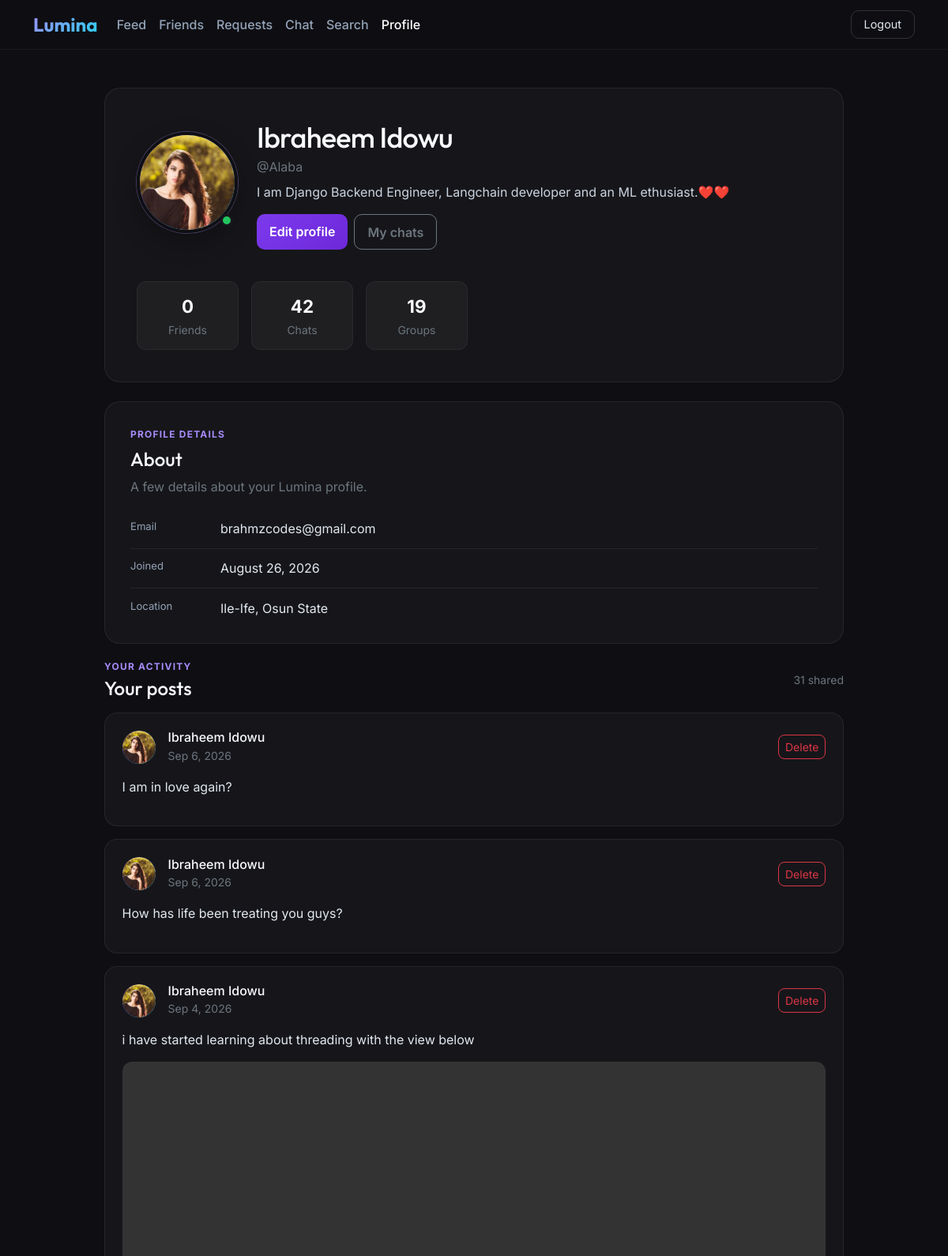
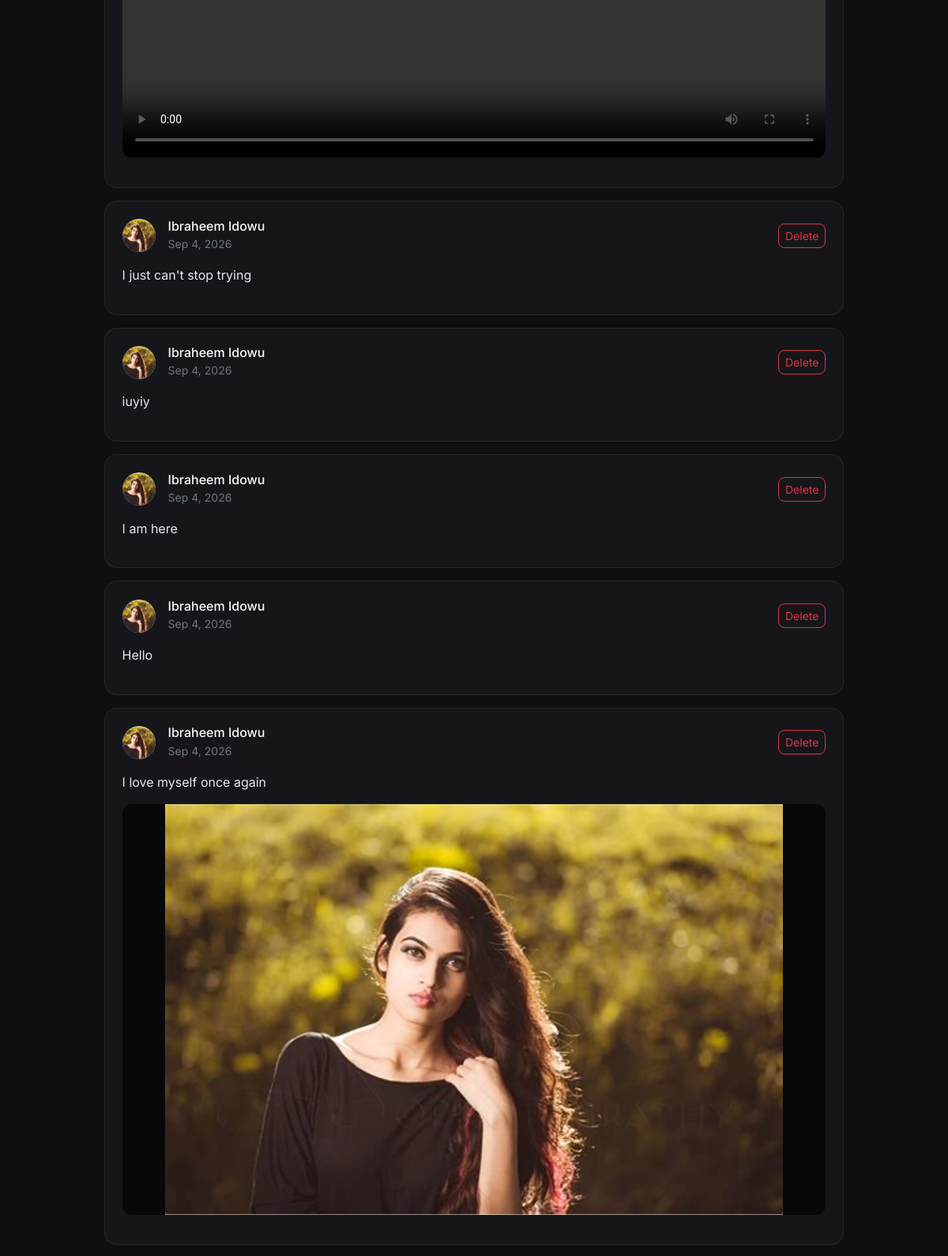
/view-my-profile/ (signed in, upper part), run on the app's committed database (2 pictures, top to bottom).
### accounts/models.py (models this page shows)
class Profile(models.Model):
    user = models.OneToOneField(User,on_delete=models.CASCADE,related_name='profile')
    location = models.CharField(max_length=100, blank=True, null=True)
    about = models.CharField(max_length=255, blank=True, null=True)
    joined_at = models.DateTimeField(auto_now_add=True)
    profile_photo = models.ImageField(upload_to='photos/%Y/%m/%d', validators=[FileExtensionValidator(allowed_extensions=['jpg', 'jpeg', 'png', 'webp'])], null=True, blank=True)
    friends = models.ManyToManyField(to=User, blank=True, related_name='friends')
    def count_friends(self):
        return self.friends.count()

class Post(models.Model):
    author = models.ForeignKey(User, on_delete=models.CASCADE, related_name='posts')
    text = models.TextField(blank=True,null=True)
    audio = models.FileField(upload_to='posts/audios/', blank=True, null=True)
    video = models.FileField(upload_to='posts/videos/', blank=True, null=True)
    image = models.ImageField(upload_to='posts/images/', blank=True, null=True)
    created_at = models.DateTimeField(auto_now_add=True)

### accounts/views.py (the view)
# urls.py: path('view-my-profile/', views.profile_view, name='profile_view'),
@login_required
def profile_view(request):
    user = request.user
    profile = Profile.objects.get(user=user)
    posts = Post.objects.filter(author=user).order_by('-created_at')
    return render(request, 'accounts/profile.html', {'user':user, 'profile':profile, 'posts':posts})

### accounts/templates/accounts/profile.html (shortened to what this page needs)
{% load static %}
<!DOCTYPE html>
<html lang="en">
<head>
  <link href="{% static 'css/bootstrap.min.css' %}" rel="stylesheet">
</head>
<body>
  <nav class="navbar navbar-expand-lg sticky-top">
    <div class="container">
      <a class="navbar-brand" href="{% url 'accounts:home' %}">Lumina</a>
      <div class="collapse navbar-collapse" id="nav">
        <ul class="navbar-nav me-auto mb-2 mb-lg-0">
          <li class="nav-item"><a class="nav-link" href="{% url 'accounts:home' %}">Feed</a></li>
          <li class="nav-item"><a class="nav-link" href="{% url 'friends:friends_list' %}">Friends</a></li>
          <li class="nav-item"><a class="nav-link" href="{% url 'friends:friend_requests' %}">Requests</a></li>
          <li class="nav-item"><a class="nav-link" href="{% url 'chats:chat_list'%}">Chat</a></li>
          <li class="nav-item"><a class="nav-link" href="{% url 'accounts:search' %}">Search</a></li>
          <li class="nav-item"><a class="nav-link active" href="{% url 'accounts:profile_view' %}">Profile</a></li>
        </ul>
        <a href="{% url 'accounts:logout' %}" class="btn btn-logout">Logout</a>
      </div>
    </div>
  </nav>
  <main class="container profile-shell py-4 py-md-5">
    <div class="profile-header text-center text-md-start">
      <div class="row align-items-center">
        <div class="col-md-auto mb-4 mb-md-0 text-center">
          <div class="avatar-wrap">
            <img src="{% if profile.profile_photo %}{{ profile.profile_photo.url }}{% else %}{% static 'user-default.jpg' %}{% endif %}" class="avatar-lg mx-auto d-block" alt="{{ user.get_full_name|default:user.username }} profile photo">
            <span class="profile-status" title="Online" aria-label="Online"></span>
          </div>
        </div>
        <div class="col-md">
          <h1 class="profile-name mb-1">{{ user.get_full_name|default:user.username }}</h1>
          <p class="text-secondary mb-2">@{{ user.username }}</p>
          <p class="profile-about mb-3">{{ profile.about|default:'Tell people a little about yourself.' }}</p>
          <div class="profile-actions d-flex gap-2 justify-content-center justify-content-md-start">
            <a href="{% url 'accounts:profile_edit' %}" class="btn btn-primary-lumina">Edit profile</a>
            <a href="{% url 'chats:chat_list' %}" class="btn btn-outline-secondary">My chats</a>
          </div>
        </div>
      </div>
      <div class="row g-3 mt-4">
        <div class="col-4 col-md-2">
          <div class="stat-box">
            <div class="stat-number"> {{ profile.count_friends }} </div>
            <small class="text-secondary">Friends</small>
          </div>
        </div>
        <div class="col-4 col-md-2">
          <div class="stat-box">
            <div class="stat-number">42</div>
            <small class="text-secondary">Chats</small>
          </div>
        </div>
        <div class="col-4 col-md-2">
          <div class="stat-box">
            <div class="stat-number">19</div>
            <small class="text-secondary">Groups</small>
          </div>
        </div>
      </div>
    </div>
    <section class="info-panel mt-4" aria-labelledby="about-title">
      <span class="info-title d-block mb-2">Profile details</span>
      <h2 id="about-title" class="h4 mb-2">About</h2>
      <p class="text-secondary mb-3">A few details about your Lumina profile.</p>
      <div class="info-row d-flex flex-column flex-sm-row gap-1 gap-sm-4">
        <span class="info-label flex-shrink-0" style="min-width: 90px;">Email</span>
        <span class="info-value">{{ user.email|default:'Not added yet' }}</span>
      </div>
      <div class="info-row d-flex flex-column flex-sm-row gap-1 gap-sm-4">
        <span class="info-label flex-shrink-0" style="min-width: 90px;">Joined</span>
        <span class="info-value">{{ profile.joined_at|date:"F j, Y" }}</span>
      </div>
      <div class="info-row d-flex flex-column flex-sm-row gap-1 gap-sm-4">
        <span class="info-label flex-shrink-0" style="min-width: 90px;">Location</span>
        <span class="info-value">{{ profile.location|default:'Not added yet' }}</span>
      </div>
    </section>
    <section class="posts-panel profile-posts" aria-labelledby="posts-title">
      <div class="d-flex align-items-center justify-content-between mb-3">
        <div>
          <span class="posts-heading d-block mb-1">Your activity</span>
          <h2 id="posts-title" class="h4 mb-0">Your posts</h2>
        </div>
        <span class="small text-secondary">{{ posts|length }} shared</span>
      </div>
      {% for post in posts %}
        {% include 'accounts/post.html' with show_delete=True %}
      {% empty %}
        <div class="info-panel text-center">
          <h3 class="h5 mb-2">No posts yet</h3>
          <p class="text-secondary mb-0">Share a thought, photo, video, or audio post from your feed.</p>
        </div>
      {% endfor %}
    </section>
  </main>
</body>
</html>

### accounts/templates/accounts/post.html (shortened to what this page needs)
{% load static %}
<article class="feed-card post-card mb-3">
	<div class="d-flex align-items-center gap-3 mb-3">
		<div class="avatar">
			{% if post.author.profile.profile_photo %}
				<img src="{{ post.author.profile.profile_photo.url }}" alt="{{ post.author.username }} profile photo">
			{% endif %}
		</div>
		<div class="flex-grow-1 min-width-0">
			<h6 class="mb-0 text-truncate">{{ post.author.get_full_name|default:post.author.username }}</h6>
			<small class="text-secondary">{{ post.created_at|date:"M j, Y" }}</small>
		</div>
		{% if show_delete %}
			<button type="button" class="btn btn-sm btn-outline-danger delete-post-btn" data-post-id="{{ post.id }}" data-action="delete-post" aria-label="Delete post from {{ post.created_at|date:'M j, Y' }}">Delete</button>
		{% endif %}
	</div>
	{% if post.text %}
		<p class="post-text mb-3">{{ post.text|linebreaksbr }}</p>
	{% endif %}
	{% if post.image %}
		<div class="post-media mb-3">
			<img src="{{ post.image.url }}" alt="Image shared by {{ post.author.username }}" loading="lazy">
		</div>
	{% endif %}
	{% if post.video %}
		<div class="post-media mb-3">
			<video controls preload="metadata" playsinline>
				<source src="{{ post.video.url }}">
			</video>
		</div>
	{% endif %}
</article>

### accounts/templates/accounts/profile.html (style rules this page uses)
body { font-family: 'Inter', sans-serif; background: #0f0f13; color: #f8fafc; min-height: 100vh; }
h1,h2,h3,h4,.navbar-brand { font-family: 'Outfit', sans-serif; }
.navbar { background: rgba(15,15,19,0.9); backdrop-filter: blur(12px); border-bottom: 1px solid rgba(255,255,255,0.06); }
.navbar-brand { font-size: 1.5rem; font-weight: 700; background: linear-gradient(135deg,#a78bfa,#22d3ee); -webkit-background-clip: text; -webkit-text-fill-color: transparent; }
.nav-link { color: #94a3b8 !important; font-weight: 500; }
.nav-link:hover, .nav-link.active { color: #fff !important; }
.btn-logout { background: transparent; border: 1px solid rgba(255,255,255,0.15); color: #e2e8f0; border-radius: 10px; padding: 6px 16px; font-size: 0.9rem; }
.profile-shell { max-width: 960px; }
.profile-header, .info-panel { background: rgba(255,255,255,0.03); border: 1px solid rgba(255,255,255,0.07); border-radius: 20px; }
.profile-header { padding: clamp(1.25rem, 5vw, 2.5rem); }
.avatar-wrap { position: relative; display: inline-block; }
.avatar-lg { width: clamp(96px, 22vw, 128px); height: clamp(96px, 22vw, 128px); border-radius: 50%; object-fit: cover; background: linear-gradient(135deg,#7c3aed,#22d3ee); border: 4px solid #0f0f13; box-shadow: 0 0 0 1px rgba(167,139,250,0.35), 0 12px 30px rgba(0,0,0,0.28); }
.profile-status { position: absolute; right: 6px; bottom: 8px; width: 16px; height: 16px; border: 3px solid #17171d; border-radius: 50%; background: #22c55e; }
.profile-name { font-size: clamp(1.6rem, 5vw, 2.25rem); letter-spacing: -0.02em; }
.profile-about { color: #cbd5e1; max-width: 620px; overflow-wrap: anywhere; }
.profile-actions .btn { border-radius: 10px; font-weight: 600; padding: 0.6rem 1rem; }
.btn-primary-lumina { background: linear-gradient(135deg,#7c3aed,#6d28d9); border: 0; color: #fff; }
.stat-box { background: rgba(255,255,255,0.04); border: 1px solid rgba(255,255,255,0.05); border-radius: 12px; padding: 0.85rem 0.5rem; text-align: center; height: 100%; }
.stat-number { font-size: 1.4rem; font-weight: 700; }
.info-panel { padding: clamp(1.25rem, 4vw, 2rem); }
.info-title { color: #a78bfa; font-size: 0.75rem; font-weight: 700; letter-spacing: 0.1em; text-transform: uppercase; }
.info-row { border-bottom: 1px solid rgba(255,255,255,0.07); padding: 0.8rem 0; }
.info-row:last-child { border-bottom: 0; padding-bottom: 0; }
.info-label { color: #94a3b8; font-size: 0.82rem; }
.info-value { color: #e2e8f0; overflow-wrap: anywhere; }
.posts-panel { margin-top: 1.25rem; }
.posts-heading { color: #a78bfa; font-size: 0.75rem; font-weight: 700; letter-spacing: 0.1em; text-transform: uppercase; }
.profile-posts .feed-card { background: rgba(255,255,255,0.03); border: 1px solid rgba(255,255,255,0.07); border-radius: 16px; padding: clamp(1rem, 3vw, 1.35rem); }
.profile-posts .avatar { width: 42px; height: 42px; border-radius: 50%; background: linear-gradient(135deg,#7c3aed,#22d3ee); overflow: hidden; position: relative; flex: 0 0 42px; }
.profile-posts .avatar img { width: 100%; height: 100%; border-radius: 50%; object-fit: cover; }
.profile-posts .post-media { overflow: hidden; border-radius: 12px; background: #08080b; }
.profile-posts .post-media img, .profile-posts .post-media video { display: block; width: 100%; max-height: 520px; object-fit: contain; }
.profile-posts .post-text { color: #e2e8f0; overflow-wrap: anywhere; }
.delete-post-btn { border-radius: 8px; flex-shrink: 0; }

### data on the page
Profile: profile_photo (picture), about "I am Django Backend Engineer, Langchain developer and an ML ethusiast.❤️❤️", count_friends "0", joined_at "August 26, 2026", location "Ile-Ife, Osun State"
Post: author.profile.profile_photo (picture), author.get_full_name "Ibraheem Idowu", created_at "Sep 6, 2026", text "I am in love again?"
Post: author.profile.profile_photo (picture), author.get_full_name "Ibraheem Idowu", created_at "Sep 6, 2026", text "How has life been treating you guys?"
Post: author.profile.profile_photo (picture), author.get_full_name "Ibraheem Idowu", created_at "Sep 4, 2026", text "i have started learning about threading with the view below"
Post: author.profile.profile_photo (picture), author.get_full_name "Ibraheem Idowu", created_at "Sep 4, 2026", text "I just can't stop trying"
Post: author.profile.profile_photo (picture), author.get_full_name "Ibraheem Idowu", created_at "Sep 4, 2026", text "iuyiy"
Post: author.profile.profile_photo (picture), author.get_full_name "Ibraheem Idowu", created_at "Sep 4, 2026", text "I am here"
Post: author.profile.profile_photo (picture), author.get_full_name "Ibraheem Idowu", created_at "Sep 4, 2026", text "Hello"
Post: author.profile.profile_photo (picture), author.get_full_name "Ibraheem Idowu", created_at "Sep 4, 2026", text "I love myself once again", image (picture)

### other printed values
{{ user.get_full_name|default:user.username }} "Ibraheem Idowu"
{{ user.username }} "Alaba"
{{ user.email|default:'Not added yet' }} "brahmzcodes@gmail.com"
{{ posts|length }} "31"
